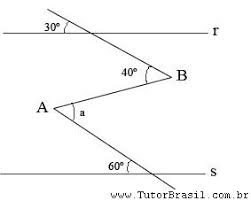
#> input picture detector_retas/imagem_retas.jpeg, 251 x 201 px
$ python tranform_hough.py
#> lines starting #> are read from the running program, lines starting #| are printed output that depends on the picture; after the words box and inside, x2 and y2 are one past the last pixel; in counts of white or black regions, pixels touching at a corner belong together
import numpy as np

def hough_line(img):
  # Rho and Theta ranges
  thetas = np.deg2rad(np.arange(-90.0, 90.0))
  width, height = img.shape
  diag_len = np.ceil(np.sqrt(width * width + height * height))   # max_dist
  rhos = np.linspace(-diag_len, diag_len, diag_len * 2.0)

  # Cache some resuable values
  cos_t = np.cos(thetas)
  sin_t = np.sin(thetas)
  num_thetas = len(thetas)

  # Hough accumulator array of theta vs rho
  accumulator = np.zeros((2 * int(diag_len), num_thetas), dtype=np.uint64)
  y_idxs, x_idxs = np.nonzero(img)  # (row, col) indexes to edges

  # Vote in the hough accumulator
  for i in range(len(x_idxs)):
    x = x_idxs[i]
    y = y_idxs[i]

    for t_idx in range(num_thetas):
      # Calculate rho. diag_len is added for a positive index
      rho = round(x * cos_t[t_idx] + y * sin_t[t_idx]) + diag_len
      accumulator[int(rho), t_idx] += 1

  return accumulator, thetas, rhos


import cv2

img = cv2.imread('imagem_retas.jpeg')
#> img is the input picture: shape (201, 251, 3); min 0, max 255, mean 248.6
image = cv2.cvtColor(img,cv2.COLOR_BGR2GRAY)
edges = cv2.Canny(image,50,150,apertureSize = 3)
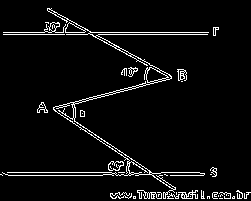
#> edges: shape (201, 251); 5% white in thin lines or dots

# Create binary image and call hough_line
# image = np.zeros((50,50))
# image[10:40, 10:40] = np.eye(30)
accumulator, thetas, rhos = hough_line(edges)
#> in hough_line, `y_idxs, x_idxs = np.nonzero(img)`: y_idxs = 2499 values from 8 to 198; x_idxs = 2499 values, max 250 at index 2138, min 0 at index 1790, mean 122.9
#> the loop in hough_line, `for i in range(len(x_idxs)):` made 2499 passes
#> (x, y) on passes 1 to 3: (47, 8), (48, 8), (49, 8)
#> after the loop in hough_line, `for i in range(len(x_idxs)):`:
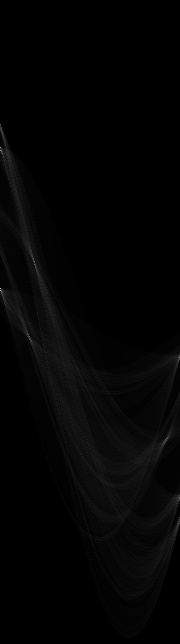
#> accumulator: shape (644, 180) uint64; min 0, max 199, mean 3.9
#> thetas = 180 values from -1.57 to 1.55; rhos = 644 values from -322 to 322

# Easiest peak finding based on max votes
number_votes = 200

for _ in range(10):
    idx = np.argmax(accumulator)
    if idx >= number_votes:
        r = rhos[int(idx / accumulator.shape[1])]
        theta = thetas[idx % accumulator.shape[1]]
        accumulator[int(idx / accumulator.shape[1]), idx % accumulator.shape[1]] = 0
        print("rho={0:.2f}, theta={1:.0f}".format(r, np.rad2deg(theta)))

        # Stores the value of cos(theta) in a
        a = np.cos(theta)

        # Stores the value of sin(theta) in b
        b = np.sin(theta)

        # x0 stores the value rcos(theta)
        x0 = a*r

        # y0 stores the value rsin(theta)
        y0 = b*r

        # x1 stores the rounded off value of (rcos(theta)-1000sin(theta))
        x1 = int(x0 + 1000*(-b))

        # y1 stores the rounded off value of (rsin(theta)+1000cos(theta))
        y1 = int(y0 + 1000*(a))

        # x2 stores the rounded off value of (rcos(theta)+1000sin(theta))
        x2 = int(x0 - 1000*(-b))

        # y2 stores the rounded off value of (rsin(theta)-1000cos(theta))
        y2 = int(y0 - 1000*(a))

        # cv2.line draws a line in img from the point(x1,y1) to (x2,y2).
        # (0,0,255) denotes the colour of the line to be
        #drawn. In this case, it is red.
        cv2.line(img,(x1,y1), (x2,y2), (0,0,255),2)
    else:
        break
#> this loop made 10 passes
#> (idx, r, theta, a, b, x0, y0, x1) on passes 1 to 10: (51840, -33.55, -1.57, 6.12e-17, -1, -2.05e-15, 33.55, 1000), (52200, -31.55, -1.57, 6.12e-17, -1, -1.93e-15, 31.55, 1000), (27000, -171.8, -1.57, 6.12e-17, -1, -1.05e-14, 171.8, 1000), (26460, -174.8, -1.57, 6.12e-17, -1, -1.07e-14, 174.8, 1000), (64439, 35.56, 1.55, 0.0175, 1, 0.621, 35.55, -999), (52381, -30.55, -1.55, 0.0175, -1, -0.533, 30.54, 999), (47554, -57.59, -0.977, 0.559, -0.829, -32.2, 47.74, 796), (60509, 14.52, -1.06, 0.485, -0.875, 7.04, -12.7, 881), (89819, 176.8, 1.55, 0.0175, 1, 3.09, 176.7, -996), (79545, 119.7, 1.31, 0.259, 0.966, 30.98, 115.6, -934)
#| rho=-33.55, theta=-90
#| rho=-31.55, theta=-90
#| rho=-171.77, theta=-90
#| rho=-174.77, theta=-90
#| rho=35.56, theta=89
#| rho=-30.55, theta=-89
#| rho=-57.59, theta=-56
#| rho=14.52, theta=-61
#> (further printed lines are left out)
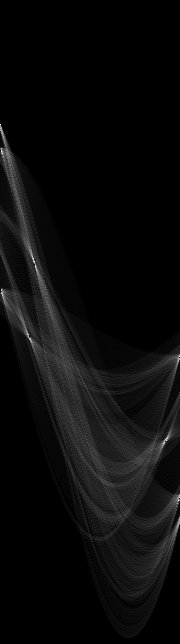
#> accumulator: shape (644, 180) uint64; 0.01% of pixels changed, all inside (x1, y1, x2, y2) = (0, 147, 180, 499); drawn with min black and max white
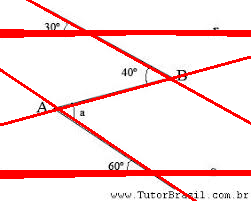
#> img: shape (201, 251, 3); mean B, G, R 223.8, 223.8, 251.3
# for i in range(accumulator.shape[0]-1):
#     print(f"rho={rhos[i]}, theta={thetas[i]}")

cv2.imwrite('linesDetected.jpg', img)
